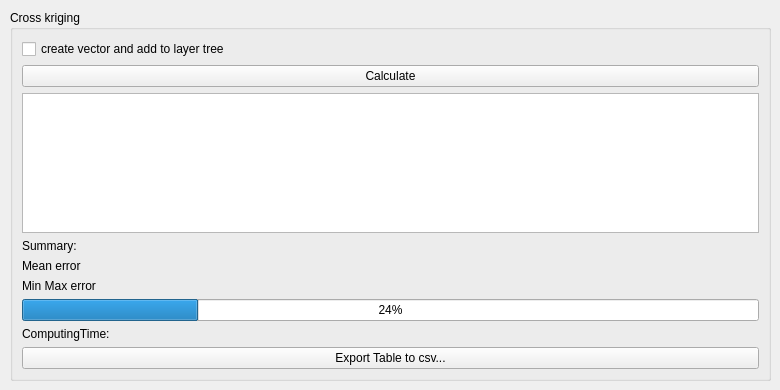
     <widget class="QWidget" name="tab_5">
      <attribute name="title">
       <string>Cross Kriging table</string>
      </attribute>
      <widget class="QGroupBox" name="gridGroupBox_3">
       <property name="geometry">
        <rect>
         <x>10</x>
         <y>10</y>
         <width>761</width>
         <height>371</height>
        </rect>
       </property>
       <property name="title">
        <string>Cross kriging</string>
       </property>
       <layout class="QGridLayout" name="gridLayout_7">
        <item row="0" column="0">
         <widget class="QCheckBox" name="checkBox_create_vector_cross_kriging">
          <property name="text">
           <string>create vector and add to layer tree</string>
          </property>
         </widget>
        </item>
        <item row="6" column="0">
         <widget class="QProgressBar" name="progressBarCrossKriging">
          <property name="value">
           <number>24</number>
          </property>
         </widget>
        </item>
        <item row="4" column="0">
         <widget class="QLabel" name="label_cross_kriging_mean_error">
          <property name="text">
           <string>Mean error</string>
          </property>
         </widget>
        </item>
        <item row="2" column="0">
         <widget class="QTableView" name="tableView_cross_kriging"/>
        </item>
        <item row="8" column="0">
         <widget class="QPushButton" name="pushBtnCrossKriging_to_csv">
          <property name="text">
           <string>Export Table to csv...</string>
          </property>
         </widget>
        </item>
        <item row="1" column="0">
         <widget class="QPushButton" name="pushButton_cross_kriging">
          <property name="text">
           <string>Calculate</string>
          </property>
         </widget>
        </item>
        <item row="3" column="0">
         <widget class="QLabel" name="label_29">
          <property name="text">
           <string>Summary:</string>
          </property>
         </widget>
        </item>
        <item row="5" column="0">
         <widget class="QLabel" name="label_min_max_error">
          <property name="text">
           <string>Min Max error</string>
          </property>
         </widget>
        </item>
        <item row="7" column="0">
         <widget class="QLabel" name="CrossKriginComputingTime">
          <property name="text">
           <string>ComputingTime:</string>
          </property>
         </widget>
        </item>
       </layout>
      </widget>
     </widget>
